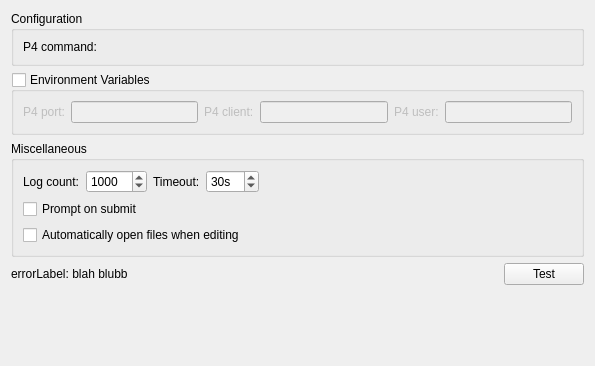
<?xml version="1.0" encoding="UTF-8"?>
<ui version="4.0">
 <class>Perforce::Internal::SettingsPage</class>
 <widget class="QWidget" name="Perforce::Internal::SettingsPage">
  <property name="geometry">
   <rect>
    <x>0</x>
    <y>0</y>
    <width>595</width>
    <height>366</height>
   </rect>
  </property>
  <layout class="QVBoxLayout" name="verticalLayout">
   <item>
    <widget class="QGroupBox" name="configGroupBox">
     <property name="title">
      <string>Configuration</string>
     </property>
     <layout class="QHBoxLayout" name="horizontalLayout_5">
      <item>
       <widget class="QLabel" name="commandLabel">
        <property name="text">
         <string>P4 command:</string>
        </property>
       </widget>
      </item>
      <item>
       <widget class="Utils::PathChooser" name="pathChooser" native="true"/>
      </item>
     </layout>
    </widget>
   </item>
   <item>
    <widget class="QGroupBox" name="environmentGroupBox">
     <property name="enabled">
      <bool>true</bool>
     </property>
     <property name="title">
      <string>Environment Variables</string>
     </property>
     <property name="checkable">
      <bool>true</bool>
     </property>
     <property name="checked">
      <bool>false</bool>
     </property>
     <layout class="QGridLayout" name="gridLayout">
      <item row="0" column="0">
       <widget class="QLabel" name="portLabel">
        <property name="text">
         <string>P4 port:</string>
        </property>
       </widget>
      </item>
      <item row="0" column="1">
       <widget class="QLineEdit" name="portLineEdit"/>
      </item>
      <item row="0" column="2">
       <widget class="QLabel" name="clientLabel">
        <property name="text">
         <string>P4 client:</string>
        </property>
       </widget>
      </item>
      <item row="0" column="3">
       <widget class="QLineEdit" name="clientLineEdit"/>
      </item>
      <item row="0" column="4">
       <widget class="QLabel" name="userLabel">
        <property name="text">
         <string>P4 user:</string>
        </property>
       </widget>
      </item>
      <item row="0" column="5">
       <widget class="QLineEdit" name="userLineEdit"/>
      </item>
     </layout>
    </widget>
   </item>
   <item>
    <widget class="QGroupBox" name="miscGroupBox">
     <property name="title">
      <string>Miscellaneous</string>
     </property>
     <layout class="QGridLayout" name="gridLayout_2">
      <item row="0" column="0">
       <widget class="QLabel" name="logCountLabel">
        <property name="text">
         <string>Log count:</string>
        </property>
       </widget>
      </item>
      <item row="0" column="1">
       <widget class="QSpinBox" name="logCountSpinBox">
        <property name="maximum">
         <number>10000</number>
        </property>
        <property name="value">
         <number>1000</number>
        </property>
       </widget>
      </item>
      <item row="0" column="2">
       <widget class="QLabel" name="timeOutLabel">
        <property name="text">
         <string>Timeout:</string>
        </property>
       </widget>
      </item>
      <item row="0" column="3">
       <widget class="QSpinBox" name="timeOutSpinBox">
        <property name="suffix">
         <string>s</string>
        </property>
        <property name="minimum">
         <number>1</number>
        </property>
        <property name="maximum">
         <number>360</number>
        </property>
        <property name="value">
         <number>30</number>
        </property>
       </widget>
      </item>
      <item row="0" column="4">
       <spacer name="horizontalSpacer_2">
        <property name="orientation">
         <enum>Qt::Horizontal</enum>
        </property>
        <property name="sizeHint" stdset="0">
         <size>
          <width>396</width>
          <height>22</height>
         </size>
        </property>
       </spacer>
      </item>
      <item row="1" column="0" colspan="2">
       <widget class="QCheckBox" name="promptToSubmitCheckBox">
        <property name="text">
         <string>Prompt on submit</string>
        </property>
       </widget>
      </item>
      <item row="2" column="0" colspan="4">
       <widget class="QCheckBox" name="autoOpenCheckBox">
        <property name="text">
         <string>Automatically open files when editing</string>
        </property>
       </widget>
      </item>
     </layout>
    </widget>
   </item>
   <item>
    <layout class="QHBoxLayout" name="horizontalLayout">
     <item>
      <widget class="QLabel" name="errorLabel">
       <property name="text">
        <string notr="true" extracomment="Placeholder">errorLabel: blah blubb</string>
       </property>
      </widget>
     </item>
     <item>
      <spacer name="horizontalSpacer">
       <property name="orientation">
        <enum>Qt::Horizontal</enum>
       </property>
       <property name="sizeHint" stdset="0">
        <size>
         <width>40</width>
         <height>20</height>
        </size>
       </property>
      </spacer>
     </item>
     <item>
      <widget class="QPushButton" name="testPushButton">
       <property name="text">
        <string>Test</string>
       </property>
      </widget>
     </item>
    </layout>
   </item>
   <item>
    <spacer name="verticalSpacer">
     <property name="orientation">
      <enum>Qt::Vertical</enum>
     </property>
     <property name="sizeHint" stdset="0">
      <size>
       <width>20</width>
       <height>40</height>
      </size>
     </property>
    </spacer>
   </item>
  </layout>
 </widget>
 <customwidgets>
  <customwidget>
   <class>Utils::PathChooser</class>
   <extends>QWidget</extends>
   <header location="global">utils/pathchooser.h</header>
   <container>1</container>
   <slots>
    <signal>editingFinished()</signal>
    <signal>browsingFinished()</signal>
   </slots>
  </customwidget>
 </customwidgets>
 <tabstops>
  <tabstop>environmentGroupBox</tabstop>
  <tabstop>portLineEdit</tabstop>
  <tabstop>clientLineEdit</tabstop>
  <tabstop>userLineEdit</tabstop>
  <tabstop>logCountSpinBox</tabstop>
  <tabstop>timeOutSpinBox</tabstop>
  <tabstop>promptToSubmitCheckBox</tabstop>
  <tabstop>autoOpenCheckBox</tabstop>
  <tabstop>testPushButton</tabstop>
 </tabstops>
 <resources/>
 <connections/>
</ui>
